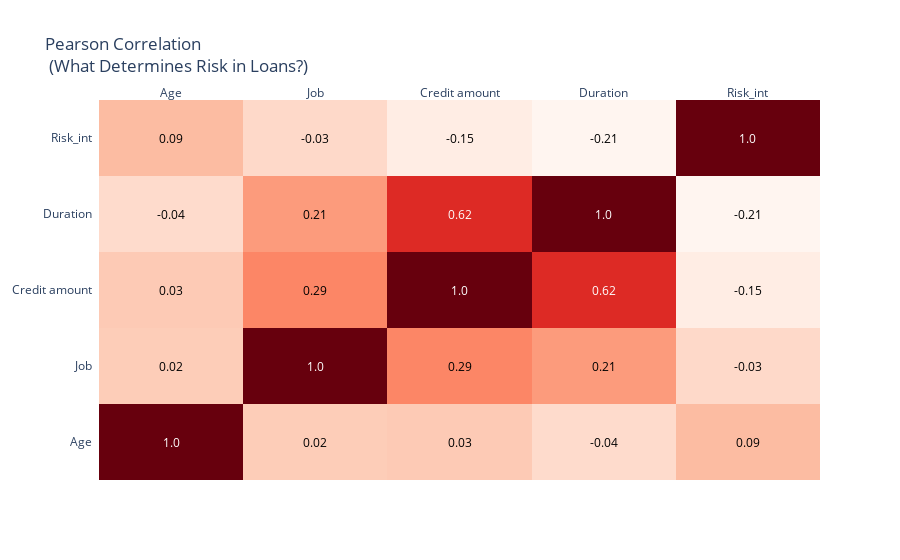

Notebook source saved alongside this figure:
### Code cell
import plotly.figure_factory as ff
import chart_studio.plotly as py


corr = df.corr()

arr_corr = corr.values
arr_corr = np.around(arr_corr, decimals=2)

columns = corr.columns.values.tolist()

fig = ff.create_annotated_heatmap(arr_corr, x=columns, y=columns, colorscale='Reds')

fig.layout.title = 'Pearson Correlation <br> (What Determines Risk in Loans?)'
iplot(fig, filename='annotated_heatmap')

### Figure 1 — Plotly figure (JSON) as saved in the notebook; plotly's stock layout.template omitted (floating-point values rounded to 4 significant figures)
{"data": [{"colorscale": [[0, "rgb(255,245,240)"], [0.125, "rgb(254,224,210)"], [0.25, "rgb(252,187,161)"], [0.375, "rgb(252,146,114)"], [0.5, "rgb(251,106,74)"], [0.625, "rgb(239,59,44)"], [0.75, "rgb(203,24,29)"], [0.875, "rgb(165,15,21)"], [1, "rgb(103,0,13)"]], "reversescale": false, "showscale": false, "type": "heatmap", "x": ["Age", "Job", "Credit amount", "Duration", "Risk_int"], "y": ["Age", "Job", "Credit amount", "Duration", "Risk_int"], "z": [[1, 0.02, 0.03, -0.04, 0.09], [0.02, 1, 0.29, 0.21, -0.03], [0.03, 0.29, 1, 0.62, -0.15], [-0.04, 0.21, 0.62, 1, -0.21], [0.09, -0.03, -0.15, -0.21, 1]]}], "layout": {"annotations": [{"font": {"color": "#FFFFFF"}, "showarrow": false, "text": "1.0", "x": "Age", "xref": "x", "y": "Age", "yref": "y"}, {"font": {"color": "#000000"}, "showarrow": false, "text": "0.02", "x": "Job", "xref": "x", "y": "Age", "yref": "y"}, {"font": {"color": "#000000"}, "showarrow": false, "text": "0.03", "x": "Credit amount", "xref": "x", "y": "Age", "yref": "y"}, {"font": {"color": "#000000"}, "showarrow": false, "text": "-0.04", "x": "Duration", "xref": "x", "y": "Age", "yref": "y"}, {"font": {"color": "#000000"}, "showarrow": false, "text": "0.09", "x": "Risk_int", "xref": "x", "y": "Age", "yref": "y"}, {"font": {"color": "#000000"}, "showarrow": false, "text": "0.02", "x": "Age", "xref": "x", "y": "Job", "yref": "y"}, {"font": {"color": "#FFFFFF"}, "showarrow": false, "text": "1.0", "x": "Job", "xref": "x", "y": "Job", "yref": "y"}, {"font": {"color": "#000000"}, "showarrow": false, "text": "0.29", "x": "Credit amount", "xref": "x", "y": "Job", "yref": "y"}, {"font": {"color": "#000000"}, "showarrow": false, "text": "0.21", "x": "Duration", "xref": "x", "y": "Job", "yref": "y"}, {"font": {"color": "#000000"}, "showarrow": false, "text": "-0.03", "x": "Risk_int", "xref": "x", "y": "Job", "yref": "y"}, {"font": {"color": "#000000"}, "showarrow": false, "text": "0.03", "x": "Age", "xref": "x", "y": "Credit amount", "yref": "y"}, {"font": {"color": "#000000"}, "showarrow": false, "text": "0.29", "x": "Job", "xref": "x", "y": "Credit amount", "yref": "y"}, {"font": {"color": "#FFFFFF"}, "showarrow": false, "text": "1.0", "x": "Credit amount", "xref": "x", "y": "Credit amount", "yref": "y"}, {"font": {"color": "#FFFFFF"}, "showarrow": false, "text": "0.62", "x": "Duration", "xref": "x", "y": "Credit amount", "yref": "y"}, {"font": {"color": "#000000"}, "showarrow": false, "text": "-0.15", "x": "Risk_int", "xref": "x", "y": "Credit amount", "yref": "y"}, {"font": {"color": "#000000"}, "showarrow": false, "text": "-0.04", "x": "Age", "xref": "x", "y": "Duration", "yref": "y"}, {"font": {"color": "#000000"}, "showarrow": false, "text": "0.21", "x": "Job", "xref": "x", "y": "Duration", "yref": "y"}, {"font": {"color": "#FFFFFF"}, "showarrow": false, "text": "0.62", "x": "Credit amount", "xref": "x", "y": "Duration", "yref": "y"}, {"font": {"color": "#FFFFFF"}, "showarrow": false, "text": "1.0", "x": "Duration", "xref": "x", "y": "Duration", "yref": "y"}, {"font": {"color": "#000000"}, "showarrow": false, "text": "-0.21", "x": "Risk_int", "xref": "x", "y": "Duration", "yref": "y"}, {"font": {"color": "#000000"}, "showarrow": false, "text": "0.09", "x": "Age", "xref": "x", "y": "Risk_int", "yref": "y"}, {"font": {"color": "#000000"}, "showarrow": false, "text": "-0.03", "x": "Job", "xref": "x", "y": "Risk_int", "yref": "y"}, {"font": {"color": "#000000"}, "showarrow": false, "text": "-0.15", "x": "Credit amount", "xref": "x", "y": "Risk_int", "yref": "y"}, {"font": {"color": "#000000"}, "showarrow": false, "text": "-0.21", "x": "Duration", "xref": "x", "y": "Risk_int", "yref": "y"}, {"font": {"color": "#FFFFFF"}, "showarrow": false, "text": "1.0", "x": "Risk_int", "xref": "x", "y": "Risk_int", "yref": "y"}], "title": {"text": "Pearson Correlation <br> (What Determines Risk in Loans?)"}, "xaxis": {"dtick": 1, "gridcolor": "rgb(0, 0, 0)", "side": "top", "ticks": ""}, "yaxis": {"dtick": 1, "ticks": "", "ticksuffix": "  "}}}
